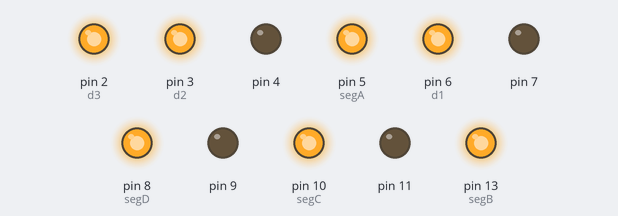
This sketch was run on a simulated Arduino Uno, built with avr-gcc and run on an emulated ATmega328P. On the bench: output pins drawn as LEDs (lit = HIGH). Pins used as bus, display or sensor lines are not drawn.

Above: at 0.1 s.
Timing chart, 0 to 1.6 s (numbered marks = the images above):
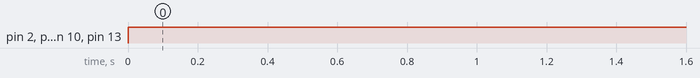

The sketch:

7Segmen4.ino
```cpp
#include <SoftwareSerial.h>

int segA = 5; // >> 11
int segB = 13; // >> 7
int segC = 10;
int segD = 8;
int segE = 7;
int segF = 4;
int segG = 11;
int segPt = 9;

int d1 = 6;
int d2 = 3;
int d3 = 2;
int d4 = 12;

void setup()
{
  for(byte pin = 2; pin <= 13; pin ++)
  {
    pinMode(pin,OUTPUT);
  }
}

void loop()
{
  digitalWrite(d1, HIGH);
  digitalWrite(d2, HIGH);
  digitalWrite(d3, HIGH);
  digitalWrite(d4, HIGH);

  digitalWrite(segA, HIGH);
  digitalWrite(segB, HIGH);
  digitalWrite(segC, HIGH);
  digitalWrite(segD, HIGH);
}
```

Measured:
- by itself, pin 2 (d3), pin 3 (d2), pin 5 (segA), pin 6 (d1), pin 8 (segD), pin 10 (segC), pin 13 (segB): LOW → HIGH at 0.00 s
